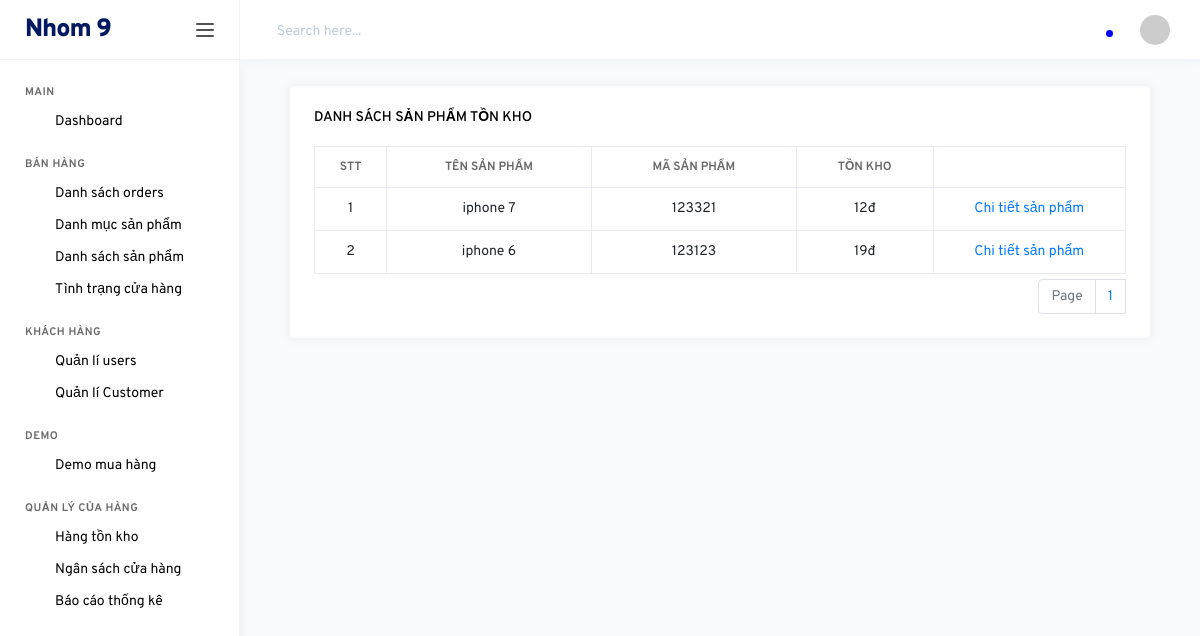
The page /backend/index.php?controller=store&action=ton_kho (signed in) on the database as committed earlier.
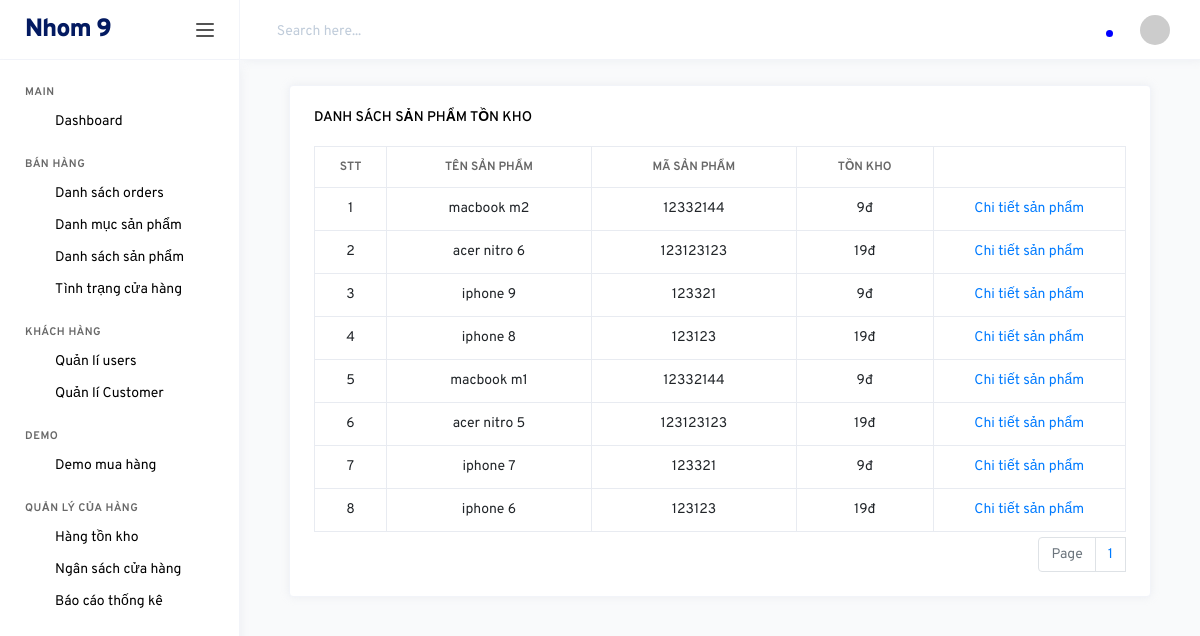
The same page on the database as committed later.
### tables this page shows
CREATE TABLE `products` (
  `id` int(11) NOT NULL,
  `name` varchar(500) NOT NULL,
  `category_id` int(11) NOT NULL,
  `ma_hang` varchar(500) NOT NULL,
  `bao_hanh` int(11) NOT NULL,
  `so_imei` varchar(500) NOT NULL,
  `so_serial` varchar(500) NOT NULL,
  `ton_kho` int(11) NOT NULL,
  `xuat_su` varchar(500) NOT NULL,
  `price` int(11) NOT NULL
);

### backend/controllers/StoreController.php (called while the page is built, shortened)
<?php
	include "models/StoreModel.php";
	class StoreController extends Controller{
		public function ton_kho(){
			$recordPerPage = 25;
			$numPage = ceil($this->totalRecord()/$recordPerPage);
			$data = $this->modelRead_ton_kho($recordPerPage);
			$this->loadView("ton_kho.php",["data"=>$data,"numPage"=>$numPage]);
		}
	}
 ?>

### backend/models/StoreModel.php (called while the page is built, shortened)
<?php
	trait StoreModel{
		public function modelRead_ton_kho($recordPerPage){
			$p = isset($_GET["p"]) && is_numeric($_GET["p"]) && $_GET["p"] > 0 ? ($_GET["p"]-1) : 0;
			$from = $p * $recordPerPage;
			$conn = Connection::getInstance();
			$query = $conn->query("select * from products where ton_kho > 0 order by id desc limit $from,$recordPerPage");
			$result = $query->fetchAll();
			return $result;
		}
		public function totalRecord(){
			$conn = Connection::getInstance();
			$query = $conn->query("select id from products");
			return $query->rowCount();
		}
	}
 ?>

### backend/views/ton_kho.php (the view, shortened to what this page needs)
<div class="col-md-12">
    <div class="col-md-12 grid-margin stretch-card">
    <div class="card">
        <div class="card-body">
                    <h6 class="card-title">Danh sách sản phẩm tồn kho</h6>
                    <div class="table-responsive">
                            <table class="table table-bordered table-hover">
                                <thead>
                                    <tr>
                                        <th style="text-align:center;width: 50px;">STT</th>
                                        <th style="text-align:center;width: 150px;">Tên sản phẩm</th>
                                        <th style="text-align:center;width: 150px;">Mã sản phẩm</th>
                                        <th style="text-align:center;width: 100px;">Tồn kho</th>
                                        <th style="text-align:center;width: 100px;"></th>
                                    </tr>
                                </thead>
                                <tbody>
                                    <?php foreach ($data as $key => $rows): ?>
                                    <tr>
                                    <td  style="text-align:center; width: 50px;">
                                            <?php echo $key+1; ?>
                                        </td>
                                        <td  style="text-align:center; width: 150px;">
                                            <?php echo $rows->name; ?>
                                        </td>
                                        <td style="text-align:center;">
                                            <?php echo $rows->ma_hang; ?>
                                        </td>
                                        <td style="text-align:center;">
                                            <?php echo number_format($rows->ton_kho); ?>đ
                                        </td>
                                        <td style="text-align:center;">
                                            <a href="index.php?controller=products&action=detail&id=<?php echo $rows->id ?>">Chi tiết sản phẩm</a>
                                        </td>
                                    </tr>
                                    <?php endforeach; ?>
                                </tbody>
                            </table>
                            <nav aria-label="Page navigation example">
                            <ul class="pagination">
                                <li class="page-item disabled"><a class="page-link" href="#">Page</a></li>
                                <?php for($i = 1;$i <= $numPage; $i++): ?>
                                    <li><a class="page-link" href="index.php?controller=products&p=<?php echo $i; ?>"><?php echo $i; ?></a></li>
                                    <?php endfor; ?>
                            </ul>
                            </nav>
                    </div>
        </div>
    </div>
</div>
</div>

Rows that differ between the two databases and show on the page:
added products: name "macbook m2", ma_hang "12332144", ton_kho "9"
added products: name "acer nitro 6", ma_hang "123123123", ton_kho "19"
added products: name "iphone 9", ma_hang "123321", ton_kho "9"
added products: name "iphone 8", ma_hang "123123", ton_kho "19"
added products: name "macbook m1", ma_hang "12332144", ton_kho "9"
added products: name "acer nitro 5", ma_hang "123123123", ton_kho "19"
changed products "iphone 7": ton_kho "12" → "9"
